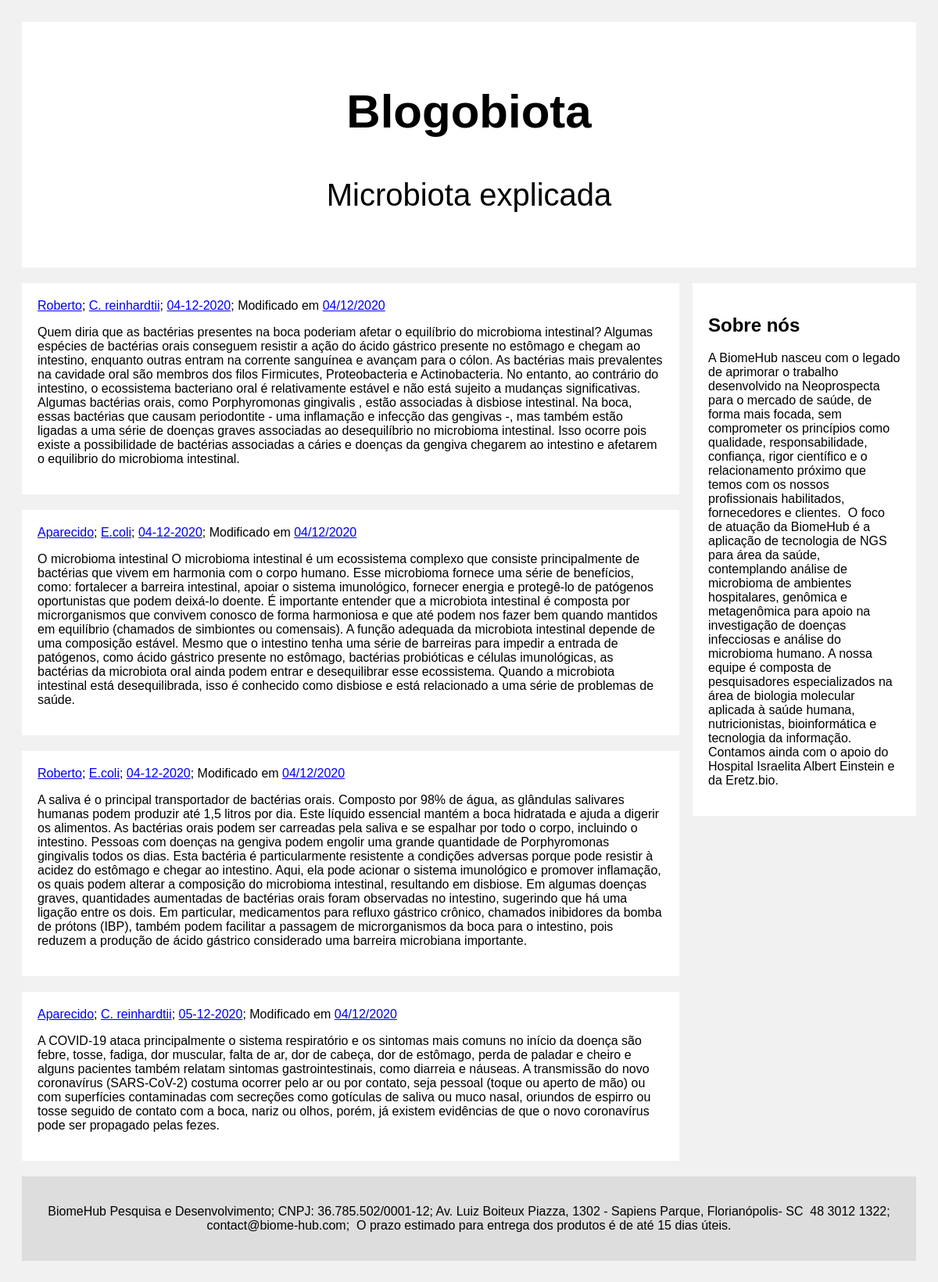
The app's page /bioblog/modified_at/2020-12-04 with its own data.
### bioblog/models.py (models this page shows)
class post(models.Model):
    post_text = models.CharField(max_length=2000)
    author = models.CharField(max_length=30)
    organism = models.CharField(max_length=30)
    pub_date = models.DateTimeField()
    modified_at = models.DateTimeField(auto_now=True)

class about(models.Model):
    about_text = models.CharField(max_length=2000)

class contact(models.Model):
    contact_text = models.CharField(max_length=2000)

### bioblog/views.py (the view)
# urls.py: path('<str:post_type>/<str:post_name>', views.details, name='details')
def details(request,  post_type, post_name):
    if post_type == 'author':
        latest_post_list = post.objects.filter(author = post_name)
    elif post_type == 'organism':
        latest_post_list = post.objects.filter(organism = post_name)
    elif post_type == 'pub_date':
        latest_post_list = post.objects.filter(pub_date__contains=post_name)
    elif post_type == 'modified_at':
        latest_post_list = post.objects.filter(modified_at__contains=post_name)
    contact_field = contact.objects.get(id=1).contact_text
    about_field = about.objects.get(id=1).about_text
    context = {'latest_post_list': latest_post_list,
    'contact_field':contact_field,
    'about_field':about_field
    }
    return render(request, 'bioblog/index.html',context)

### bioblog/templates/bioblog/index.html
{% load static %}
<link rel="stylesheet" type="text/css" href="{% static 'bioblog/style.css' %}">
<div class="header">
  <h2>Blogobiota</h2>
  <p>Microbiota explicada</p>
</div>
<div class="row">
  <div class="leftcolumn">
    {% for post in latest_post_list %}
      <div class="card">
        <a href="/bioblog/author/{{post.author}}">{{post.author}}</a>; <a href="/bioblog/organism/{{post.organism}}">{{post.organism}}</a>; <a href="/bioblog/pub_date/{{post.pub_date|date:"Y-m-d"}}">{{post.pub_date|date:"d-m-Y"}}</a>; Modificado em <a href="/bioblog/modified_at/{{post.modified_at|date:"Y-m-d"}}">{{post.modified_at|date:"d/m/Y"}}</a>
        <p>{{post.post_text}}</p>
      </div>
    {% endfor %}
  </div>
  <div class="rightcolumn">
    <div class="card">
      <h2>Sobre nós</h2>
      <p>{{about_field}}</p>
    </div>
  </div>
</div>
<div class="footer">
  <p>{{contact_field}}</p>
</div>

### bioblog/static/bioblog/style.css (style rules this page uses)
.header { padding: 30px; font-size: 40px; text-align: center; background: white; }
.leftcolumn { float: left; width: 73.5%; }
.rightcolumn { float: right; width: 25%; padding-left: 10px; }
.card { background-color: white; padding: 20px; margin-top: 20px; }
.row:after { content: ""; display: table; clear: both; }
.footer { padding: 20px; text-align: center; background: #ddd; margin-top: 20px; }

### records on screen
post: author "Roberto", organism "C. reinhardtii", pub_date "04-12-2020", modified_at "04/12/2020", post_text "Quem diria que as bactérias presentes na boca poderiam afetar o equilíbrio do microbioma intestinal? Algumas espécies de bactérias orais conseguem resistir a ação do ácido gástrico presente no estômago e chegam ao intestino, enquanto outras entram na corrente sanguínea e avançam para o cólon. As bactérias mais prevalentes na cavidade oral são membros dos filos Firmicutes, Proteobacteria e Actinobacteria. No entanto, ao contrário do intestino, o ecossistema bacteriano oral é relativamente estável e não está sujeito a mudanças significativas. Algumas bactérias orais, como Porphyromonas gingivalis , estão associadas à disbiose intestinal. Na boca, essas bactérias que causam periodontite - uma…"
post: author "Aparecido", organism "E.coli", pub_date "04-12-2020", modified_at "04/12/2020", post_text "O microbioma intestinal O microbioma intestinal é um ecossistema complexo que consiste principalmente de bactérias que vivem em harmonia com o corpo humano. Esse microbioma fornece uma série de benefícios, como: fortalecer a barreira intestinal, apoiar o sistema imunológico, fornecer energia e protegê-lo de patógenos oportunistas que podem deixá-lo doente. É importante entender que a microbiota intestinal é composta por microrganismos que convivem conosco de forma harmoniosa e que até podem nos fazer bem quando mantidos em equilíbrio (chamados de simbiontes ou comensais). A função adequada da microbiota intestinal depende de uma composição estável. Mesmo que o intestino tenha uma série de…"
post: author "Roberto", organism "E.coli", pub_date "04-12-2020", modified_at "04/12/2020", post_text "A saliva é o principal transportador de bactérias orais. Composto por 98% de água, as glândulas salivares humanas podem produzir até 1,5 litros por dia. Este líquido essencial mantém a boca hidratada e ajuda a digerir os alimentos. As bactérias orais podem ser carreadas pela saliva e se espalhar por todo o corpo, incluindo o intestino. Pessoas com doenças na gengiva podem engolir uma grande quantidade de Porphyromonas gingivalis todos os dias. Esta bactéria é particularmente resistente a condições adversas porque pode resistir à acidez do estômago e chegar ao intestino. Aqui, ela pode acionar o sistema imunológico e promover inflamação, os quais podem alterar a composição do microbioma…"
post: author "Aparecido", organism "C. reinhardtii", pub_date "05-12-2020", modified_at "04/12/2020", post_text "A COVID-19 ataca principalmente o sistema respiratório e os sintomas mais comuns no início da doença são febre, tosse, fadiga, dor muscular, falta de ar, dor de cabeça, dor de estômago, perda de paladar e cheiro e alguns pacientes também relatam sintomas gastrointestinais, como diarreia e náuseas. A transmissão do novo coronavírus (SARS-CoV-2) costuma ocorrer pelo ar ou por contato, seja pessoal (toque ou aperto de mão) ou com superfícies contaminadas com secreções como gotículas de saliva ou muco nasal, oriundos de espirro ou tosse seguido de contato com a boca, nariz ou olhos, porém, já existem evidências de que o novo coronavírus pode ser propagado pelas fezes."
about: about_text "A BiomeHub nasceu com o legado de aprimorar o trabalho desenvolvido na Neoprospecta para o mercado de saúde, de forma mais focada, sem comprometer os princípios como qualidade, responsabilidade, confiança, rigor científico e o relacionamento próximo que temos com os nossos profissionais habilitados, fornecedores e clientes. ​ O foco de atuação da BiomeHub é a aplicação de tecnologia de NGS para área da saúde, contemplando análise de microbioma de ambientes hospitalares, genômica e metagenômica para apoio na investigação de doenças infecciosas e análise do microbioma humano. A nossa equipe é composta de pesquisadores especializados na área de biologia molecular aplicada à saúde humana,…"
contact: contact_text "BiomeHub Pesquisa e Desenvolvimento; CNPJ: 36.785.502/0001-12; Av. Luiz Boiteux Piazza, 1302 - Sapiens Parque, Florianópolis- SC ​ 48 3012 1322; contact@biome-hub.com; ​ O prazo estimado para entrega dos produtos é de até 15 dias úteis."
